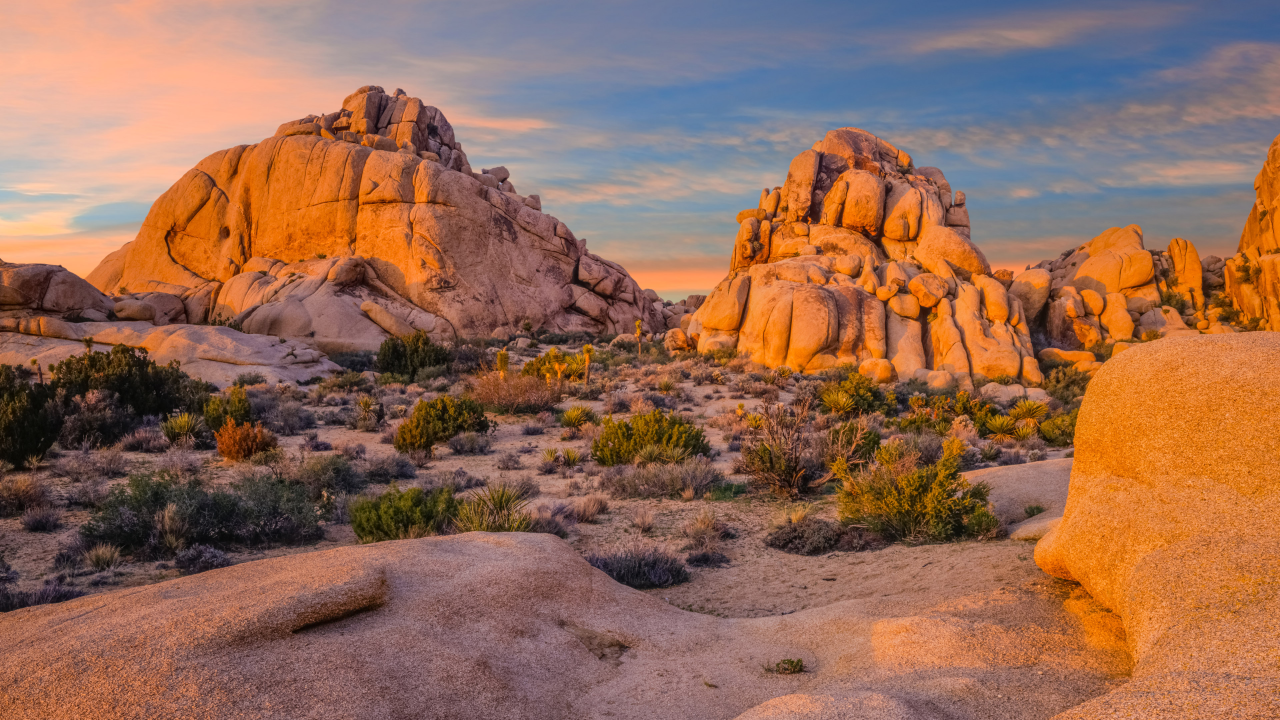
#> input picture img_minhhoa.jpg, 3840 x 2160 px (shown at 1/3 size)
$ python compare_results.py
#> lines starting #> are read from the running program, lines starting #| are printed output that depends on the picture; after the words box and inside, x2 and y2 are one past the last pixel; in counts of white or black regions, pixels touching at a corner belong together
#> in compare_grayscale_direct, img is the input picture: shape (2160, 3840, 3); mean B, G, R 86.2, 106.4, 149
#| Đã đọc ảnh img_minhhoa.jpg thành công. Kích thước: (2160, 3840, 3)
### utils/image_processing.py
"""
Image processing utilities for enhancing and transforming images.
"""

import cv2
import numpy as np

# Hàm chuyển đổi ảnh màu sang ảnh xám
def bgr_to_gray(image):
    """Chuyển đổi ảnh BGR sang ảnh xám không sử dụng hàm cv2.cvtColor

    Công thức: Gray = 0.299*R + 0.587*G + 0.114*B

    Args:
        image: Ảnh đầu vào (BGR)

    Returns:
        Ảnh xám
    """
    # Tạo bản sao để không ảnh hưởng đến ảnh gốc
    # Trích xuất các kênh màu B, G, R
    b = image[:, :, 0].astype(np.float32)
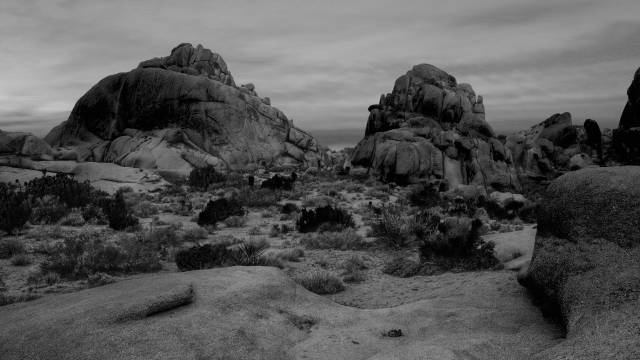
#> b: shape (2160, 3840) float32 (shown at 1/6 size); min 0, max 212, mean 86.2
    g = image[:, :, 1].astype(np.float32)
    r = image[:, :, 2].astype(np.float32)
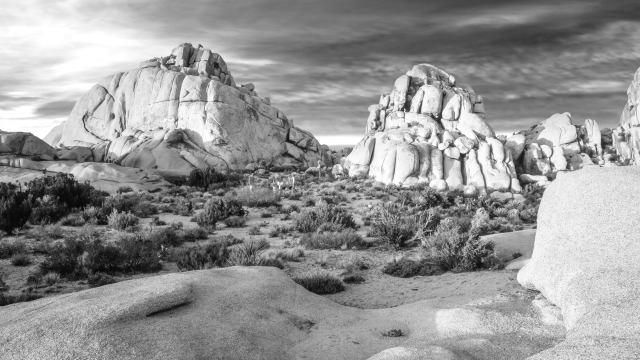
#> r: shape (2160, 3840) float32 (shown at 1/6 size); min 1, max 255, mean 149

    # Áp dụng công thức chuyển đổi sang ảnh xám
    # Gray = 0.299*R + 0.587*G + 0.114*B
    gray = 0.299 * r + 0.587 * g + 0.114 * b
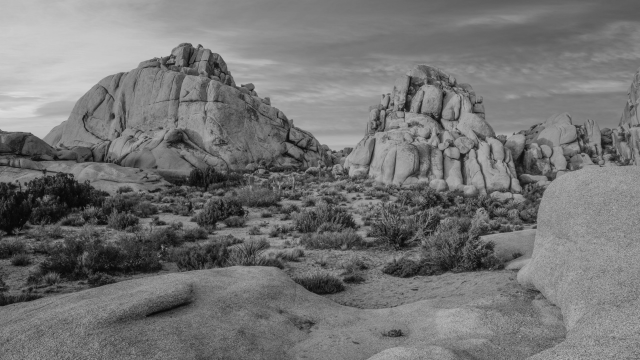
#> gray: shape (2160, 3840) float32 (shown at 1/6 size); min 0.886, max 226, mean 116.8

    # Chuyển về kiểu dữ liệu uint8
    gray = np.clip(gray, 0, 255).astype(np.uint8)

    return gray

# [166 lines left out: functions compare_grayscale_implementations, increase_brightness_rgb, negative_transform_rgb, increase_brightness_hsv, increase_saturation_hsv, histogram_equalization, not called in this run]

### compare_results.py
"""
So sánh kết quả giữa phương pháp tự viết và phương pháp sử dụng hàm có sẵn của OpenCV
Tập trung vào so sánh chuyển đổi ảnh xám
Sử dụng ảnh với kích thước gốc (không resize) để đảm bảo độ chính xác của so sánh
"""

import cv2
import numpy as np
import os
import time
import matplotlib.pyplot as plt
from skimage.metrics import structural_similarity as ssim
from skimage.metrics import peak_signal_noise_ratio as psnr

# Import hàm tự cài đặt để so sánh trực tiếp
from utils.image_processing import bgr_to_gray

def ensure_directory_exists(directory):
    """Đảm bảo thư mục tồn tại, nếu không thì tạo mới"""
    if not os.path.exists(directory):
        os.makedirs(directory)

def load_images(custom_dir, opencv_dir):
    """Tải các cặp ảnh từ hai thư mục để so sánh"""
    image_pairs = {}

    # Kiểm tra xem các thư mục có tồn tại không
    if not os.path.exists(custom_dir):
        print(f"Thư mục {custom_dir} không tồn tại!")
        return image_pairs

    if not os.path.exists(opencv_dir):
        print(f"Thư mục {opencv_dir} không tồn tại!")
        return image_pairs

    # Lấy danh sách các file trong thư mục custom
    custom_files = [f for f in os.listdir(custom_dir) if f.endswith('.jpg')]

    # Tìm các file tương ứng trong thư mục opencv
    for file in custom_files:
        opencv_file = os.path.join(opencv_dir, file)
        custom_file = os.path.join(custom_dir, file)

        if os.path.exists(opencv_file):
            # Đọc cả hai ảnh
            custom_img = cv2.imread(custom_file)
            opencv_img = cv2.imread(opencv_file)

            # Đảm bảo cả hai ảnh có cùng kích thước
            if custom_img.shape != opencv_img.shape:
                print(f"Kích thước không khớp cho {file}. Đang resize...")
                opencv_img = cv2.resize(opencv_img, (custom_img.shape[1], custom_img.shape[0]))

            # Thêm vào dictionary
            image_pairs[file] = (custom_img, opencv_img)

    return image_pairs

def calculate_metrics(img1, img2):
    """Tính toán các chỉ số so sánh giữa hai ảnh"""
    # Chuyển sang ảnh xám nếu là ảnh màu
    if len(img1.shape) == 3:
        img1_gray = cv2.cvtColor(img1, cv2.COLOR_BGR2GRAY)
        img2_gray = cv2.cvtColor(img2, cv2.COLOR_BGR2GRAY)
    else:
        img1_gray = img1
        img2_gray = img2

    # Tính SSIM (Structural Similarity Index)
    ssim_value = ssim(img1_gray, img2_gray)
#> ssim_value = 0.999

    # Tính PSNR (Peak Signal-to-Noise Ratio)
    psnr_value = psnr(img1_gray, img2_gray)
#> psnr_value = 51.1

    # Tính MSE (Mean Squared Error)
    mse = np.mean((img1_gray.astype(np.float64) - img2_gray.astype(np.float64)) ** 2)
#> mse = 0.505

    # Tính MAE (Mean Absolute Error)
    mae = np.mean(np.abs(img1_gray.astype(np.float64) - img2_gray.astype(np.float64)))
#> mae = 0.505

    return {
        'ssim': ssim_value,
        'psnr': psnr_value,
        'mse': mse,
        'mae': mae
    }

# [239 lines left out: functions create_comparison_image, create_three_way_comparison, create_detailed_comparison, not called in this run]

def compare_grayscale_from_files():
    """So sánh kết quả chuyển đổi ảnh xám từ các file đã lưu"""
    # Đường dẫn đến các file ảnh xám
    custom_gray_path = os.path.join('output', '2_anh_xam_tu_cai_dat.jpg')
    opencv_gray_path = os.path.join('output_opencv', '2_anh_xam.jpg')
    comparison_dir = 'comparison'

    # Đảm bảo thư mục comparison tồn tại
    ensure_directory_exists(comparison_dir)

    # Kiểm tra xem các file có tồn tại không
    if not os.path.exists(custom_gray_path):
        print(f"Không tìm thấy file {custom_gray_path}")
        return

    if not os.path.exists(opencv_gray_path):
        print(f"Không tìm thấy file {opencv_gray_path}")
        return

    # Đọc các ảnh
    custom_gray = cv2.imread(custom_gray_path, cv2.IMREAD_GRAYSCALE)
    opencv_gray = cv2.imread(opencv_gray_path, cv2.IMREAD_GRAYSCALE)

    # Đảm bảo cả hai ảnh có cùng kích thước
    if custom_gray.shape != opencv_gray.shape:
        print("Kích thước ảnh không khớp. Đang resize...")
        opencv_gray = cv2.resize(opencv_gray, (custom_gray.shape[1], custom_gray.shape[0]))

    # Tính các chỉ số so sánh
    metrics = calculate_metrics(custom_gray, opencv_gray)

    print("\nSo sánh kết quả chuyển đổi ảnh xám từ file:")
    print(f"  SSIM: {metrics['ssim']:.4f}, PSNR: {metrics['psnr']:.2f}dB")
    print(f"  MSE: {metrics['mse']:.2f}, MAE: {metrics['mae']:.2f}")

    # Tạo ảnh so sánh
    fig = create_comparison_image(
        custom_gray, opencv_gray,
        "Ảnh xám (tự cài đặt)",
        "Ảnh xám (OpenCV)",
        metrics
    )

    # Lưu ảnh so sánh
    comparison_path = os.path.join(comparison_dir, "compare_grayscale_from_files.jpg")
    fig.savefig(comparison_path, dpi=150)
    plt.close(fig)

    # Tạo ảnh hiển thị sự khác biệt với colormap khác
    diff = cv2.absdiff(custom_gray, opencv_gray)
    # Tăng độ tương phản của ảnh sai biệt để dễ nhìn
    diff_enhanced = cv2.convertScaleAbs(diff, alpha=10)

    plt.figure(figsize=(10, 8))
    plt.imshow(diff_enhanced, cmap='jet')
    plt.colorbar(label='Độ khác biệt')
    plt.title(f'Sự khác biệt giữa hai phương pháp chuyển đổi ảnh xám\nMSE: {metrics["mse"]:.2f}, MAE: {metrics["mae"]:.2f}')
    plt.axis('off')
    plt.tight_layout()

    # Lưu ảnh sự khác biệt
    diff_path = os.path.join(comparison_dir, "grayscale_difference_heatmap.jpg")
    plt.savefig(diff_path, dpi=150)
    plt.close()

    print(f"\nĐã lưu ảnh so sánh tại: {comparison_path}")
    print(f"Đã lưu ảnh sự khác biệt tại: {diff_path}")

    # Tạo histogram để so sánh phân phối mức xám
    plt.figure(figsize=(12, 6))

    plt.subplot(1, 2, 1)
    plt.hist(custom_gray.ravel(), 256, [0, 256], color='blue', alpha=0.7)
    plt.title('Histogram ảnh xám (tự cài đặt)')
    plt.xlabel('Mức xám')
    plt.ylabel('Số lượng pixel')

    plt.subplot(1, 2, 2)
    plt.hist(opencv_gray.ravel(), 256, [0, 256], color='red', alpha=0.7)
    plt.title('Histogram ảnh xám (OpenCV)')
    plt.xlabel('Mức xám')
    plt.ylabel('Số lượng pixel')

    plt.tight_layout()

    # Lưu histogram
    hist_path = os.path.join(comparison_dir, "grayscale_histograms.jpg")
    plt.savefig(hist_path, dpi=150)
    plt.close()

    print(f"Đã lưu histogram so sánh tại: {hist_path}")

    return metrics

def compare_grayscale_direct(img_path, comparison_dir='comparison'):
    """So sánh trực tiếp hai phương pháp chuyển đổi ảnh xám

    Args:
        img_path: Đường dẫn đến ảnh gốc
        comparison_dir: Thư mục lưu kết quả so sánh
    """
    # Đảm bảo thư mục comparison tồn tại
    ensure_directory_exists(comparison_dir)

    # Đọc ảnh gốc
    img = cv2.imread(img_path)
    if img is None:
        print(f"Không thể đọc ảnh từ {img_path}")
        return None

    print(f"Đã đọc ảnh {img_path} thành công. Kích thước: {img.shape}")

    # Đo thời gian thực thi của phương pháp tự cài đặt
    start_time = time.time()
    custom_gray = bgr_to_gray(img)
    custom_time = time.time() - start_time
    print(f"Thời gian chuyển đổi ảnh xám (tự cài đặt): {custom_time:.6f} giây")

    # Đo thời gian thực thi của OpenCV
    start_time = time.time()
    opencv_gray = cv2.cvtColor(img, cv2.COLOR_BGR2GRAY)
    opencv_time = time.time() - start_time
    print(f"Thời gian chuyển đổi ảnh xám (OpenCV): {opencv_time:.6f} giây")

    # Tính tỷ lệ thời gian
    time_ratio = custom_time / opencv_time
    print(f"Tỷ lệ thời gian (tự cài đặt / OpenCV): {time_ratio:.2f}x")

    # Tính các chỉ số so sánh
    metrics = calculate_metrics(custom_gray, opencv_gray)
#> metrics = {'ssim': 0.999, 'psnr': 51.1, 'mse': 0.505, 'mae': 0.505}

    print("\nSo sánh kết quả chuyển đổi ảnh xám (trực tiếp):")
    print(f"  SSIM: {metrics['ssim']:.4f}, PSNR: {metrics['psnr']:.2f}dB")
#|   SSIM: 0.9987, PSNR: 51.10dB
    print(f"  MSE: {metrics['mse']:.2f}, MAE: {metrics['mae']:.2f}")
#|   MSE: 0.51, MAE: 0.51

    # Lưu các ảnh kết quả
    cv2.imwrite(os.path.join(comparison_dir, "direct_custom_gray.jpg"), custom_gray)
    cv2.imwrite(os.path.join(comparison_dir, "direct_opencv_gray.jpg"), opencv_gray)

    # Tạo ảnh hiển thị sự khác biệt
    diff = cv2.absdiff(custom_gray, opencv_gray)
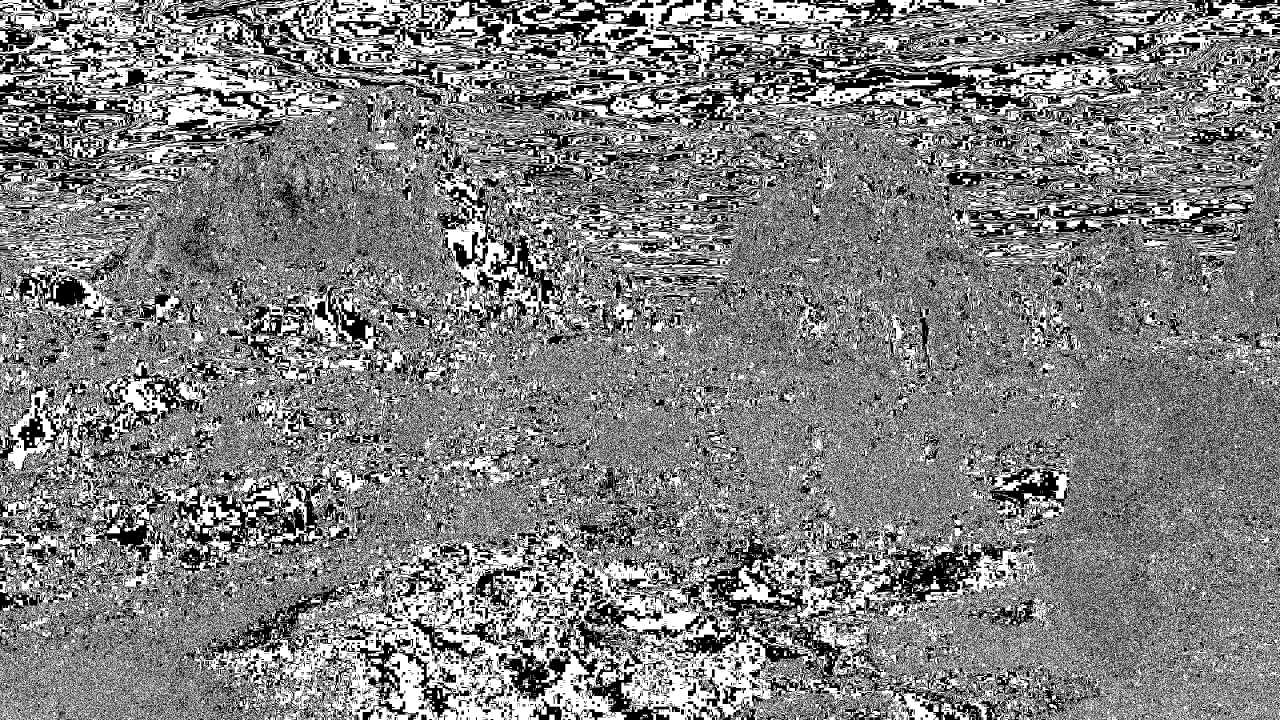
#> diff: shape (2160, 3840) (shown at 1/3 size); values 0 (black) and 1 (white), 50.5% white; 21167 black regions (18723 under 20 px), largest, box (x1, y1, x2, y2) and area: (0, 0, 3840, 2160) 3685140, (0, 88, 680, 232) 22353, (1070, 1883, 1409, 2160) 20264
    diff_enhanced = cv2.convertScaleAbs(diff, alpha=10)  # Tăng độ tương phản để dễ nhìn
    cv2.imwrite(os.path.join(comparison_dir, "direct_difference.jpg"), diff_enhanced)

    # Tạo ảnh so sánh với matplotlib
    plt.figure(figsize=(15, 10))

    # Hiển thị ảnh gốc
    plt.subplot(2, 2, 1)
    plt.imshow(cv2.cvtColor(img, cv2.COLOR_BGR2RGB))
    plt.title('Ảnh gốc')
    plt.axis('off')

    # Hiển thị ảnh xám (tự cài đặt)
    plt.subplot(2, 2, 2)
    plt.imshow(custom_gray, cmap='gray')
    plt.title(f'Ảnh xám (tự cài đặt)\nThời gian: {custom_time:.6f}s')
    plt.axis('off')

    # Hiển thị ảnh xám (OpenCV)
    plt.subplot(2, 2, 3)
    plt.imshow(opencv_gray, cmap='gray')
    plt.title(f'Ảnh xám (OpenCV)\nThời gian: {opencv_time:.6f}s')
    plt.axis('off')

    # Hiển thị sự khác biệt
    plt.subplot(2, 2, 4)
    plt.imshow(diff_enhanced, cmap='jet')
    plt.colorbar(fraction=0.046, pad=0.04)
    plt.title(f'Sự khác biệt (x10)\nSSIM: {metrics["ssim"]:.4f}, PSNR: {metrics["psnr"]:.2f}dB\nMSE: {metrics["mse"]:.2f}, MAE: {metrics["mae"]:.2f}')
    plt.axis('off')

    plt.tight_layout()
    plt.savefig(os.path.join(comparison_dir, "direct_comparison_overview.jpg"), dpi=150)
    plt.close()

    # Tạo histogram để so sánh phân phối mức xám
    plt.figure(figsize=(12, 6))

    plt.subplot(1, 2, 1)
    plt.hist(custom_gray.ravel(), 256, [0, 256], color='blue', alpha=0.7)
    plt.title('Histogram ảnh xám (tự cài đặt)')
    plt.xlabel('Mức xám')
    plt.ylabel('Số lượng pixel')

    plt.subplot(1, 2, 2)
    plt.hist(opencv_gray.ravel(), 256, [0, 256], color='red', alpha=0.7)
    plt.title('Histogram ảnh xám (OpenCV)')
    plt.xlabel('Mức xám')
    plt.ylabel('Số lượng pixel')

    plt.tight_layout()
    plt.savefig(os.path.join(comparison_dir, "direct_histograms.jpg"), dpi=150)
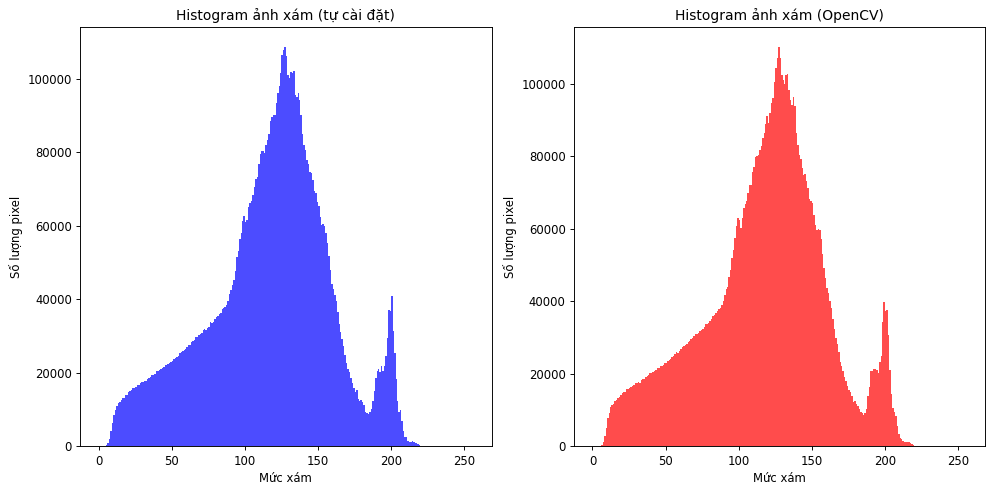
#> figure drawn by matplotlib, 2 panels; panel 1: tallest bar 108582 high, from x = 127 to 128; panel 2: tallest bar 110112 high, from x = 127 to 128
    plt.close()

    # Tạo file báo cáo
    with open(os.path.join(comparison_dir, "grayscale_report.txt"), 'w', encoding='utf-8') as f:
        f.write("BÁO CÁO SO SÁNH CHUYỂN ĐỔI ẢNH XÁM\n")
        f.write("=" * 50 + "\n\n")
        f.write(f"Ảnh gốc: {img_path}\n")
        f.write(f"Kích thước: {img.shape} (sử dụng kích thước gốc, không resize)\n\n")

        f.write("THỜI GIAN THỰC THI\n")
        f.write("-" * 30 + "\n")
        f.write(f"Phương pháp tự cài đặt: {custom_time:.6f} giây\n")
        f.write(f"OpenCV: {opencv_time:.6f} giây\n")
        f.write(f"Tỷ lệ (tự cài đặt / OpenCV): {time_ratio:.2f}x\n\n")

        f.write("CHỈ SỐ CHẤT LƯỢNG\n")
        f.write("-" * 30 + "\n")
        f.write(f"SSIM: {metrics['ssim']:.6f}\n")
        f.write(f"PSNR: {metrics['psnr']:.2f} dB\n")
        f.write(f"MSE: {metrics['mse']:.6f}\n")
        f.write(f"MAE: {metrics['mae']:.6f}\n\n")

        f.write("NHẬN XÉT\n")
        f.write("-" * 30 + "\n")
        if metrics['ssim'] > 0.98:
            f.write("Hai phương pháp cho kết quả rất tương đồng (SSIM > 0.98).\n")
        elif metrics['ssim'] > 0.95:
            f.write("Hai phương pháp cho kết quả khá tương đồng (SSIM > 0.95).\n")
        else:
            f.write("Có sự khác biệt đáng kể giữa hai phương pháp (SSIM < 0.95).\n")

        if time_ratio > 10:
            f.write("Phương pháp tự cài đặt chậm hơn đáng kể so với OpenCV.\n")
        elif time_ratio > 2:
            f.write("Phương pháp tự cài đặt chậm hơn so với OpenCV.\n")
        else:
            f.write("Phương pháp tự cài đặt có tốc độ tương đương với OpenCV.\n")

    print(f"\nĐã lưu kết quả so sánh trực tiếp vào thư mục {comparison_dir}")
    return metrics

def main():
    """Hàm chính"""
    print("SO SÁNH KẾT QUẢ GIỮA PHƯƠNG PHÁP TỰ CÀI ĐẶT VÀ OPENCV")
    print("=" * 60)

    # Thư mục chứa ảnh
    custom_dir = 'output'
    opencv_dir = 'output_opencv'
    comparison_dir = 'comparison'

    # Đảm bảo thư mục comparison tồn tại
    ensure_directory_exists(comparison_dir)

    print("\n1. SO SÁNH TRỰC TIẾP CHUYỂN ĐỔI ẢNH XÁM")
    print("-" * 40)
    # So sánh trực tiếp kết quả chuyển đổi ảnh xám
    img_path = 'img_minhhoa.jpg'
    grayscale_metrics = compare_grayscale_direct(img_path, comparison_dir)
#> grayscale_metrics has the same summary as metrics in compare_grayscale_direct

    print("\n2. SO SÁNH TỪ CÁC FILE ĐÃ LƯU")
    print("-" * 40)
    # So sánh từ các file đã lưu
    compare_grayscale_from_files()

    # Đọc ảnh gốc để sử dụng trong so sánh ba chiều
    original_img = cv2.imread(img_path)
    if original_img is None:
        print(f"Không thể đọc ảnh gốc từ {img_path}")
        original_img = None
    else:
        print(f"Đã đọc ảnh gốc thành công. Kích thước: {original_img.shape}")
#| Đã đọc ảnh gốc thành công. Kích thước: (2160, 3840, 3)

    # Tải các cặp ảnh
    print("Đang tải các cặp ảnh để so sánh...")
    image_pairs = load_images(custom_dir, opencv_dir)

    if not image_pairs:
        print("Không tìm thấy cặp ảnh nào để so sánh!")
        return

    print(f"Đã tìm thấy {len(image_pairs)} cặp ảnh để so sánh.")

    # Tạo bảng so sánh
    comparison_table = []

    # So sánh từng cặp ảnh
    for filename, (custom_img, opencv_img) in image_pairs.items():
        print(f"Đang so sánh {filename}...")

        # Tính các chỉ số so sánh
        metrics = calculate_metrics(custom_img, opencv_img)
        comparison_table.append({
            'filename': filename,
            **metrics
        })

        # Tạo ảnh so sánh cơ bản
        fig = create_comparison_image(
            custom_img, opencv_img,
            f"Tự viết: {filename}",
            f"OpenCV: {filename}",
            metrics
        )

        # Lưu ảnh so sánh
        comparison_path = os.path.join(comparison_dir, f"compare_{filename}")
        fig.savefig(comparison_path, dpi=150)
        plt.close(fig)

        # Tạo ảnh so sánh chi tiết (giống như so sánh ảnh xám)
        create_detailed_comparison(custom_img, opencv_img, filename, metrics, comparison_dir)

        # Tạo ảnh so sánh ba chiều (ảnh gốc, ảnh tự làm, ảnh opencv)
        if original_img is not None:
            # Chỉ tạo so sánh ba chiều nếu có ảnh gốc
            create_three_way_comparison(original_img, custom_img, opencv_img, filename, comparison_dir)
            print(f"  Đã tạo so sánh ba chiều: three_way_{filename}")

        print(f"  SSIM: {metrics['ssim']:.4f}, PSNR: {metrics['psnr']:.2f}dB")
        print(f"  MSE: {metrics['mse']:.2f}, MAE: {metrics['mae']:.2f}")

    # Tạo bảng tổng hợp
    print("\n3. BẢNG TỔNG HỢP KẾT QUẢ SO SÁNH CÁC PHƯƠNG PHÁP XỬ LÝ ẢNH")
    print("-" * 80)
    print(f"{'Tên file':<25} {'SSIM':<10} {'PSNR (dB)':<12} {'MSE':<10} {'MAE':<10}")
    print("-" * 80)

    for item in comparison_table:
        print(f"{item['filename']:<25} {item['ssim']:<10.4f} {item['psnr']:<12.2f} {item['mse']:<10.2f} {item['mae']:<10.2f}")

    print("-" * 80)

    # Tính giá trị trung bình
    avg_ssim = np.mean([item['ssim'] for item in comparison_table])
    avg_psnr = np.mean([item['psnr'] for item in comparison_table])
    avg_mse = np.mean([item['mse'] for item in comparison_table])
    avg_mae = np.mean([item['mae'] for item in comparison_table])

    print(f"{'Trung bình':<25} {avg_ssim:<10.4f} {avg_psnr:<12.2f} {avg_mse:<10.2f} {avg_mae:<10.2f}")

    # Lưu bảng tổng hợp vào file
    with open(os.path.join(comparison_dir, 'comparison_results.txt'), 'w', encoding='utf-8') as f:
        f.write("BÁO CÁO TỔNG HỢP SO SÁNH PHƯƠNG PHÁP TỰ CÀI ĐẶT VÀ OPENCV\n")
        f.write("=" * 80 + "\n\n")

        # Thêm thông tin về so sánh chuyển đổi ảnh xám
        if grayscale_metrics:
            f.write("1. SO SÁNH CHUYỂN ĐỔI ẢNH XÁM\n")
            f.write("-" * 40 + "\n")
            f.write(f"SSIM: {grayscale_metrics['ssim']:.6f}\n")
            f.write(f"PSNR: {grayscale_metrics['psnr']:.2f} dB\n")
            f.write(f"MSE: {grayscale_metrics['mse']:.6f}\n")
            f.write(f"MAE: {grayscale_metrics['mae']:.6f}\n\n")

        f.write("2. BẢNG TỔNG HỢP KẾT QUẢ SO SÁNH CÁC PHƯƠNG PHÁP XỬ LÝ ẢNH\n")
        f.write("-" * 80 + "\n")
        f.write(f"{'Tên file':<25} {'SSIM':<10} {'PSNR (dB)':<12} {'MSE':<10} {'MAE':<10}\n")
        f.write("-" * 80 + "\n")

        for item in comparison_table:
            f.write(f"{item['filename']:<25} {item['ssim']:<10.4f} {item['psnr']:<12.2f} {item['mse']:<10.2f} {item['mae']:<10.2f}\n")

        f.write("-" * 80 + "\n")
        f.write(f"{'Trung bình':<25} {avg_ssim:<10.4f} {avg_psnr:<12.2f} {avg_mse:<10.2f} {avg_mae:<10.2f}\n")

    print("\n4. KẾT LUẬN")
    print("-" * 40)

    # Đưa ra kết luận về chuyển đổi ảnh xám
    if grayscale_metrics:
        print("Về chuyển đổi ảnh xám:")
        if grayscale_metrics['ssim'] > 0.98:
            print("- Hai phương pháp cho kết quả rất tương đồng (SSIM > 0.98)")
        elif grayscale_metrics['ssim'] > 0.95:
            print("- Hai phương pháp cho kết quả khá tương đồng (SSIM > 0.95)")
        else:
            print("- Có sự khác biệt đáng kể giữa hai phương pháp (SSIM < 0.95)")

    # Đưa ra kết luận chung
    print("\nVề tổng thể các phương pháp xử lý ảnh:")
    if avg_ssim > 0.95:
        print("- Nhìn chung, các phương pháp tự cài đặt cho kết quả tương đồng với OpenCV")
    else:
        print("- Có sự khác biệt giữa các phương pháp tự cài đặt và OpenCV")

    print(f"\nKết quả so sánh đã được lưu vào thư mục {comparison_dir}")
    print(f"Các ảnh so sánh đã được lưu với tiền tố 'compare_'")
    print(f"Báo cáo chi tiết về chuyển đổi ảnh xám: 'grayscale_report.txt'")
    print(f"Bảng tổng hợp tất cả các phương pháp: 'comparison_results.txt'")

if __name__ == "__main__":
    main()
